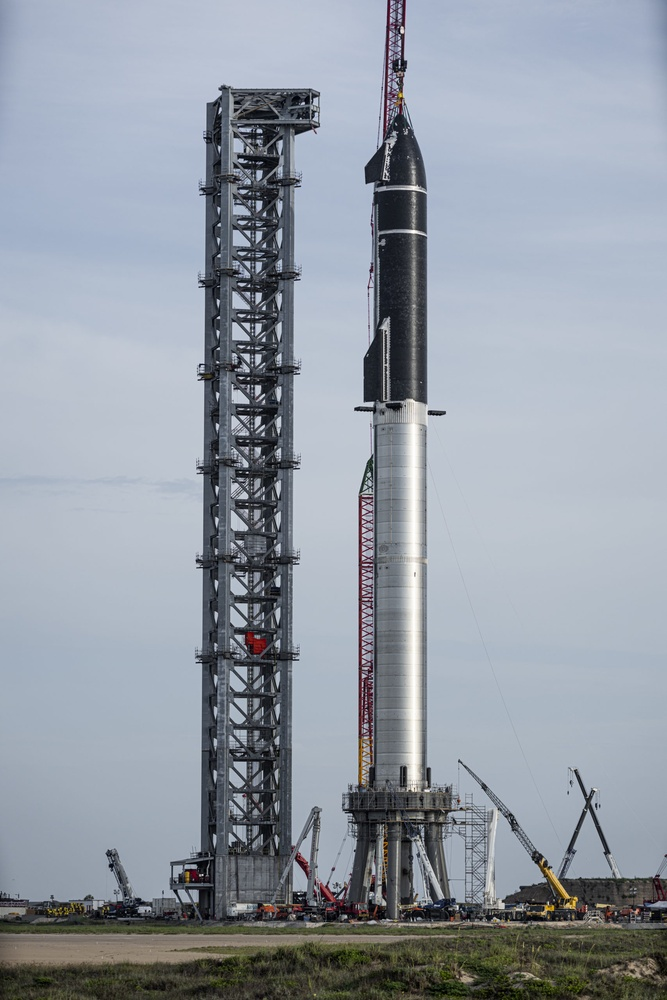
#> input picture homeworkCode/imagen_test.jpeg, 667 x 1000 px, shrunk from 1707 x 2560 before the run
$ python canny.py   (older library calls are emulated)
#> lines starting #> are read from the running program, lines starting #| are printed output that depends on the picture; after the words box and inside, x2 and y2 are one past the last pixel; in counts of white or black regions, pixels touching at a corner belong together
import cv2
# from cv2 import *

# Read the original image
img = cv2.imread('imagen_test.jpeg')
#> img is the input picture: shape (1000, 667, 3); mean B, G, R 164.7, 154.7, 147.3
# Display the original image
cv2.imshow('Original', img)
cv2.waitKey(0)

# Convert grayscale
img_gray = cv2.cvtColor(img, cv2.COLOR_BGR2GRAY)
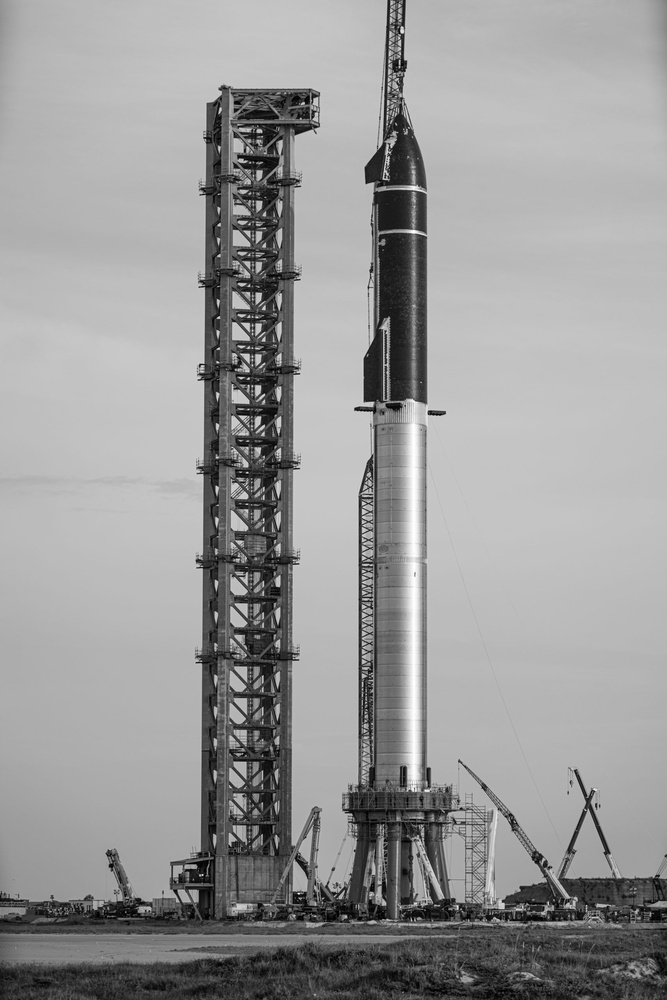
#> img_gray: shape (1000, 667); min 0, max 255, mean 153.5
# Blur the image for better edge detection
img_blur = cv2.GaussianBlur(img_gray, (3,3),0)

# Sobel edge detection
sobelx = cv2.Sobel(src=img_blur, ddepth=cv2.CV_64F, dx=1, dy=0, ksize=5) #Sobel edge detection on the x axis
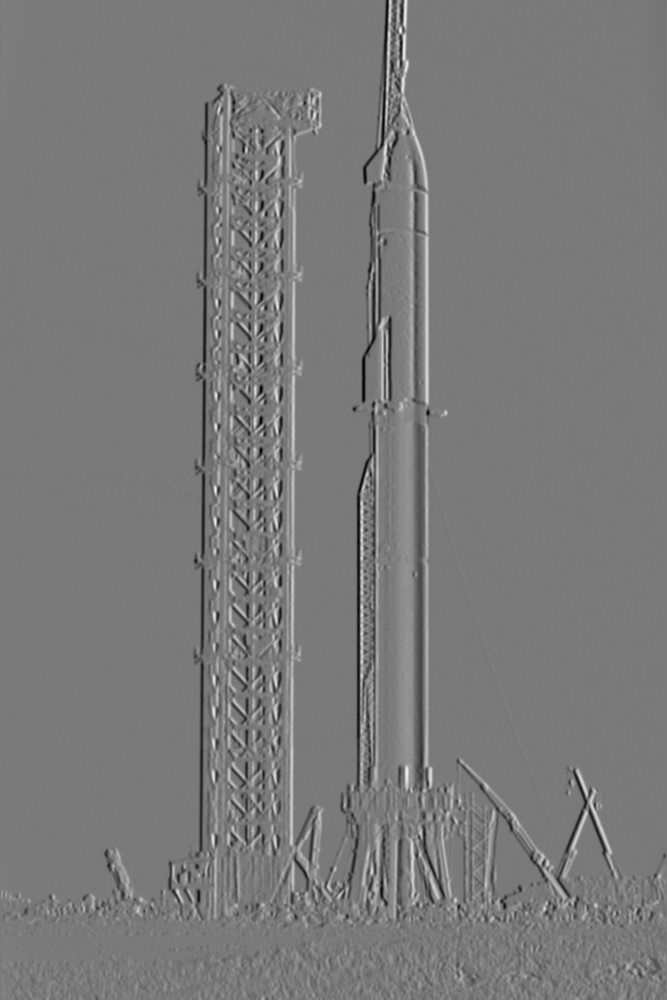
#> sobelx: shape (1000, 667) float64; min -6697, max 7290, mean 0.3; drawn with min black and max white
sobely = cv2.Sobel(src=img_blur, ddepth=cv2.CV_64F, dx=0, dy=1, ksize=5) #Sobel edge detection on the y axis
sobelxy = cv2.Sobel(src=img_blur, ddepth=cv2.CV_64F, dx=1, dy=1, ksize=5) #Combined axis sobel edge detection
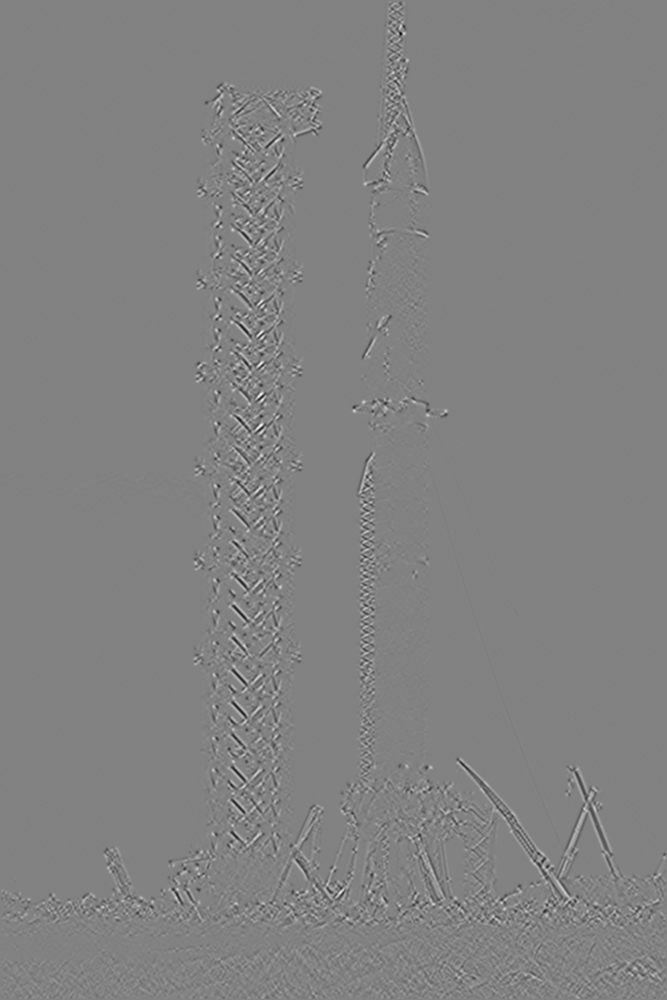
#> sobelxy: shape (1000, 667) float64; min -1765, max 1692, mean 0; drawn with min black and max white

# Display sobel edge detection images
cv2.imshow('Sobel X', sobelx)
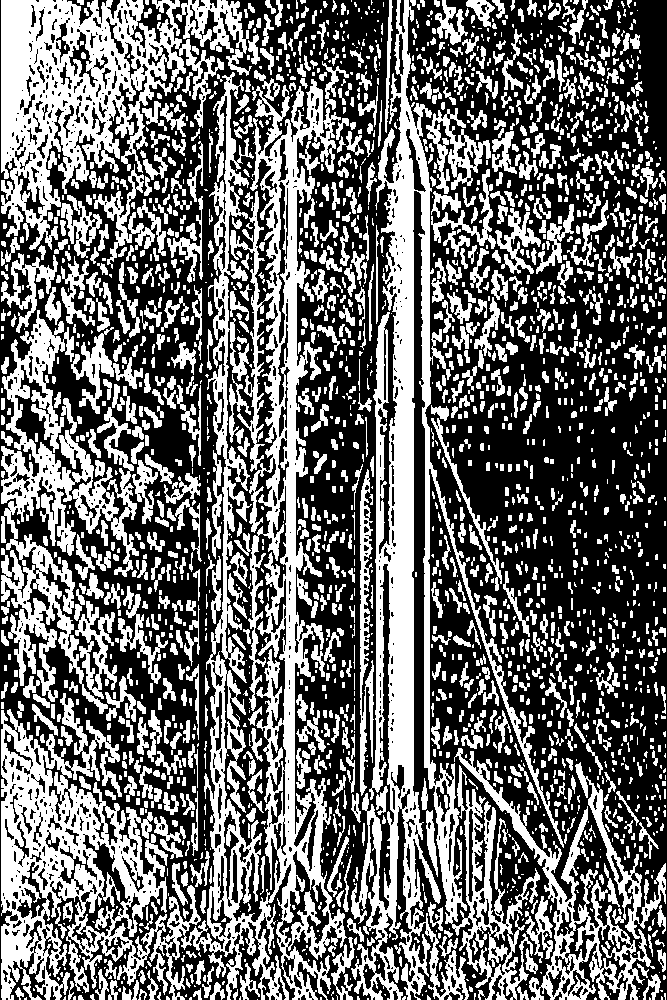
#> window 'Sobel X': shape (1000, 667); 42.2% white; 2394 white regions (1135 under 20 px), largest, box (x1, y1, x2, y2) and area: (1, 72, 347, 1000) 70081, (351, 0, 564, 1000) 43053, (1, 0, 224, 250) 23107
cv2.waitKey(0)
cv2.imshow('Sobel Y', sobely)
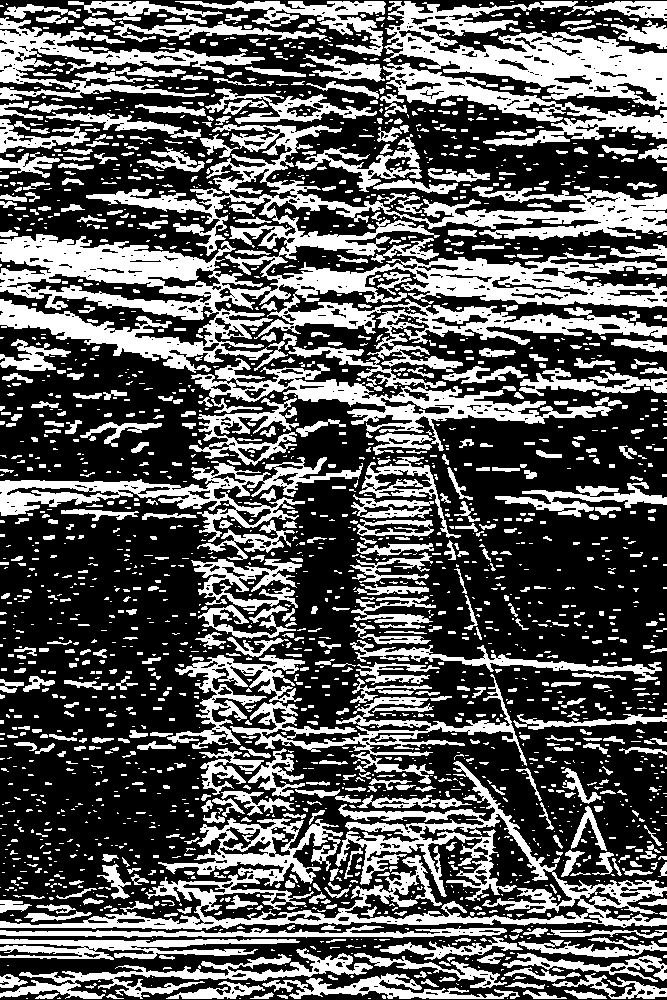
#> window 'Sobel Y': shape (1000, 667); 36% white; 2243 white regions (1525 under 20 px), largest, box (x1, y1, x2, y2) and area: (0, 124, 667, 373) 51135, (0, 761, 667, 930) 21911, (383, 1, 667, 110) 13630
cv2.waitKey(0)
cv2.imshow('Sobel X Y', sobelxy)
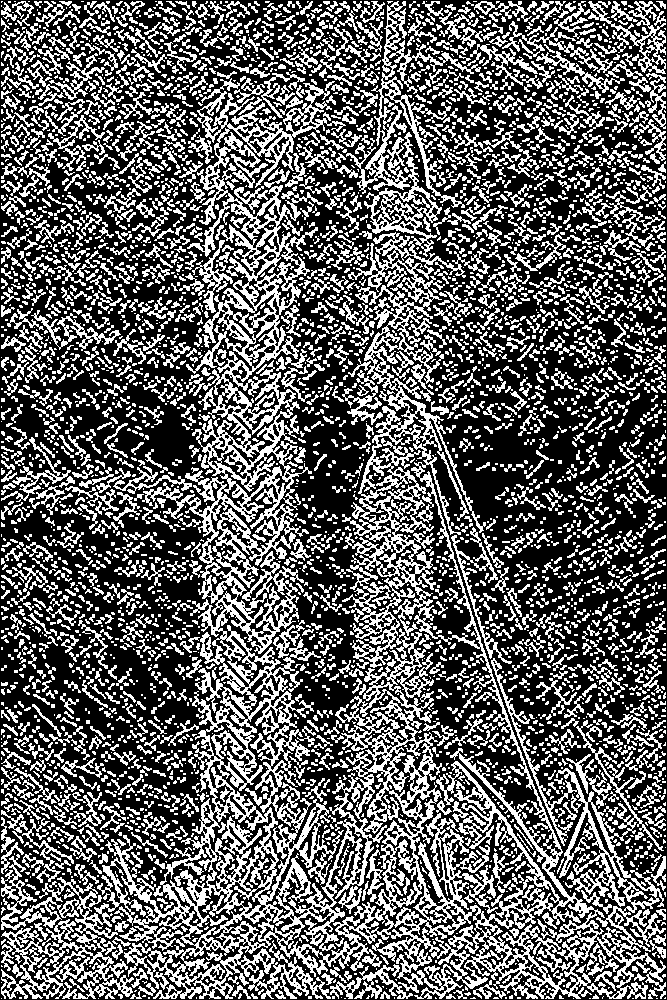
#> window 'Sobel X Y': shape (1000, 667); 37.5% white in thin lines or dots
cv2.waitKey(0)

# Canny edge detection
edges = cv2.Canny(image = img_blur, threshold1 = 100, threshold2 = 100) #Canny edge detection
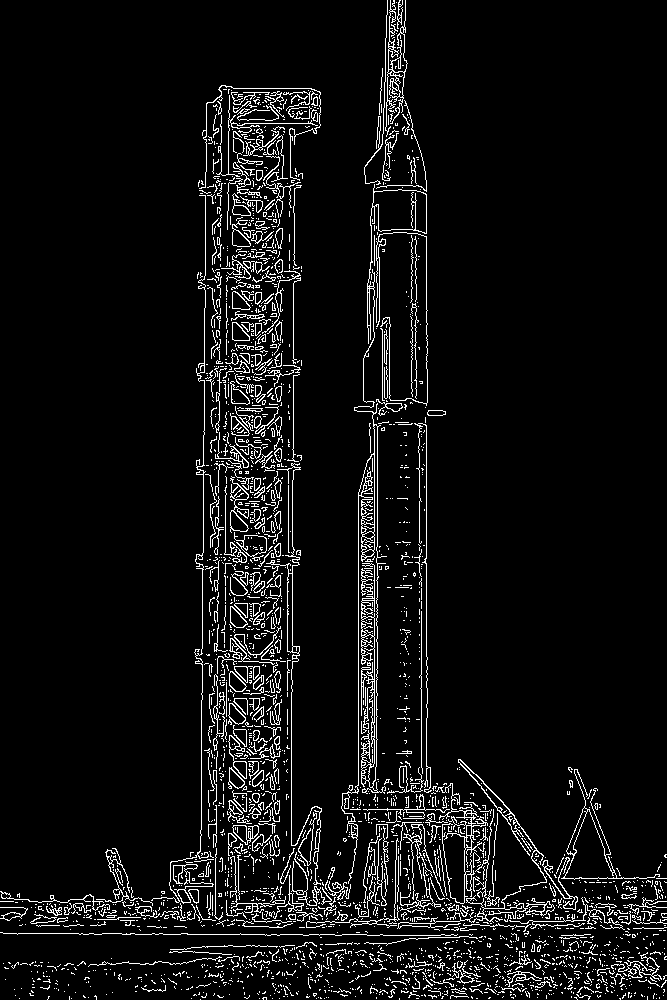
#> edges: shape (1000, 667); 6.3% white in thin lines or dots

# Display Canny Edge Detection
cv2.imshow('Canny edge detection', edges)
cv2.waitKey(0)

cv2.destroyAllWindows()
